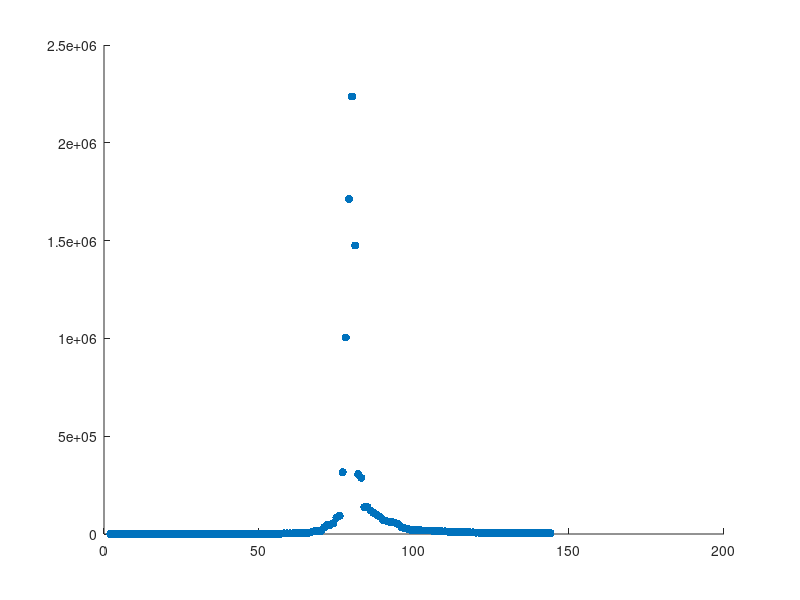

Write the MATLAB code that produced this figure.
clear;
filename="headwithsensors1.mat";
%generate helmet pos and ori with "gen_opm_geometry"
len=144;
% condition_num_arr= zeros(len,1);
condition_num_arr = load("condition_num_var_arr.mat");
condition_num_arr = condition_num_arr.condition_num_arr;
Lin = 8;

% for j = 1:length(condition_num_arr)
%    [opm_matrix,R_hat,theta_hat,phi_hat,ch_types] = gen_opm_geometry_var(filename,j);
%    [~,SNin]= Sin_vsh_vv([0,0,0]',opm_matrix',R_hat',theta_hat',phi_hat',ch_types,Lin);
%     condition_num_arr(j) = cond(SNin);
% end
xarr = linspace(1,len,len);
scatter(xarr,condition_num_arr,"filled")
% ylim([0,1.4*1e5])
